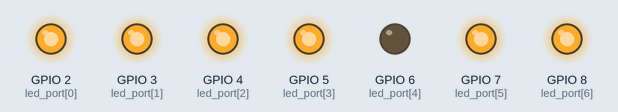
The program below on a simulated Raspberry Pi (BCM pin numbers). Shown: output pins drawn as LEDs (lit = HIGH).

Above: at 3.5 s.
At 5.5 s:
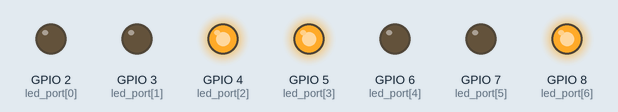
At 6.5 s:
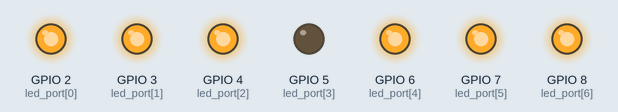
At 8.5 s:
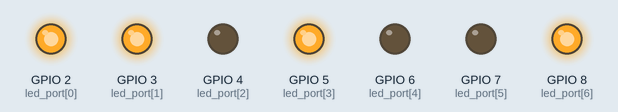
At 11.5 s:
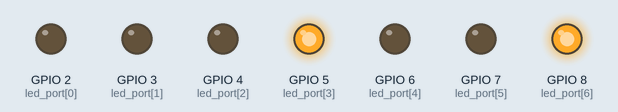
At 14.5 s:
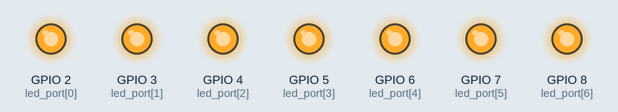
Timing chart, 0 to 16.0 s (numbered marks = the images above):
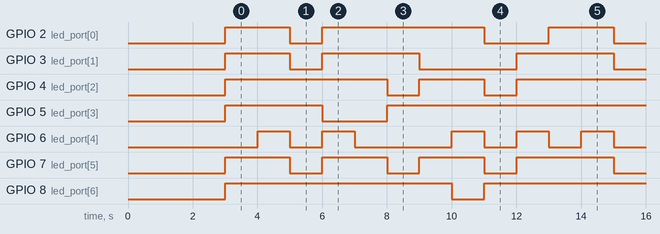

The program:

______.py
```python
import RPi.GPIO as gpio
import time
gpio.setmode(gpio.BCM)
gpio.setwarnings(False)
led_port=[2,3,4,5,6,7,8]
led_9 = [2,3,4,5,7,8]
led_8 = [2,3,4,5,6,7,8]
led_7 = [4,5,8]
led_6 = [2,3,4,6,7,8]
led_5 = [4,3,2,8,7]
led_4 = [3,2,5,8]
led_3 = [4,5,2,8,7]
led_2 = [4,5,2,6,7]
led_1 = [5,8]
led_0 = [3,4,5,6,7,8]
time.sleep(3)
for i in led_port:
    gpio.setup(i,gpio.OUT)
def num_9():
    for i in led_9:
        gpio.output(i,True)
def num_8():
    for i in led_8:
        gpio.output(i,True)
def num_7():
    for i in led_7:
        gpio.output(i,True)
def num_6():
    for i in led_6:
        gpio.output(i,True)
def num_5():
    for i in led_5:
        gpio.output(i,True)
def num_4():
    for i in led_4:
        gpio.output(i,True)
def num_3():
    for i in led_3:
        gpio.output(i,True)
def num_2():
    for i in led_2:
        gpio.output(i,True)
def num_1():
    for i in led_1:
        gpio.output(i,True)
def num_0():
    for i in led_0:
        gpio.output(i,True)
def off():
    for i in led_port:
        gpio.output(i,False)
try:
    while True:
        num_9()
        time.sleep(1)
        off()
        num_8()
        time.sleep(1)
        off()
        num_7()
        time.sleep(1)
        off()
        num_6()
        time.sleep(1)
        off()
        num_5()
        time.sleep(1)
        off()
        num_4()
        time.sleep(1)
        off()
        num_3()
        time.sleep(1)
        off()
        num_2()
        time.sleep(1)
        off()
        num_1()
        time.sleep(1)
        off()
        num_0()
        time.sleep(1)
        off()
finally:
    gpio.cleanup()
```

Measured:
- by itself, GPIO 2 (led_port[0]): repeats every 10.0 s: LOW 1.0 s, HIGH 5.0 s, LOW 2.0 s, HIGH 2.0 s
- by itself, GPIO 3 (led_port[1]): repeats every 10.0 s: LOW 1.0 s, HIGH 3.0 s, LOW 3.0 s, HIGH 3.0 s
- by itself, GPIO 4 (led_port[2]): repeats every 10.0 s: LOW 1.0 s, HIGH 2.0 s, LOW 1.0 s, HIGH 6.0 s
- by itself, GPIO 5 (led_port[3]): repeats every 10.0 s: LOW 2.0 s, HIGH 8.0 s
- by itself, GPIO 6 (led_port[4]): repeats every 10.0 s: LOW 1.0 s, HIGH 1.0 s, LOW 3.0 s, 2 × (HIGH 1.0 s, LOW 1.0 s), HIGH 1.0 s
- by itself, GPIO 7 (led_port[5]): repeats every 10.0 s: 2 × (LOW 1.0 s, HIGH 2.0 s), LOW 1.0 s, HIGH 3.0 s
- by itself, GPIO 8 (led_port[6]): repeats every 10.0 s: LOW 1.0 s, HIGH 9.0 s
